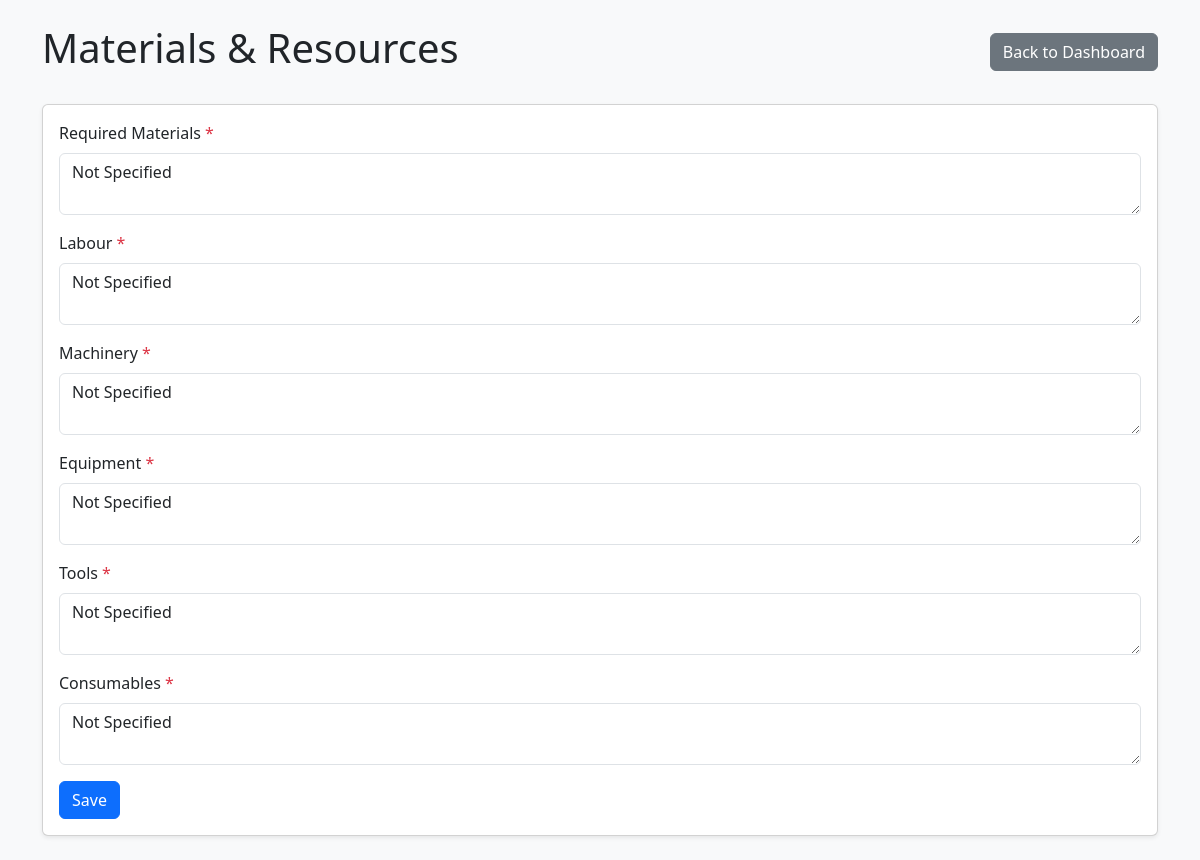
/materials-resources/1/ (signed in), run on an earlier commit of the app's database.
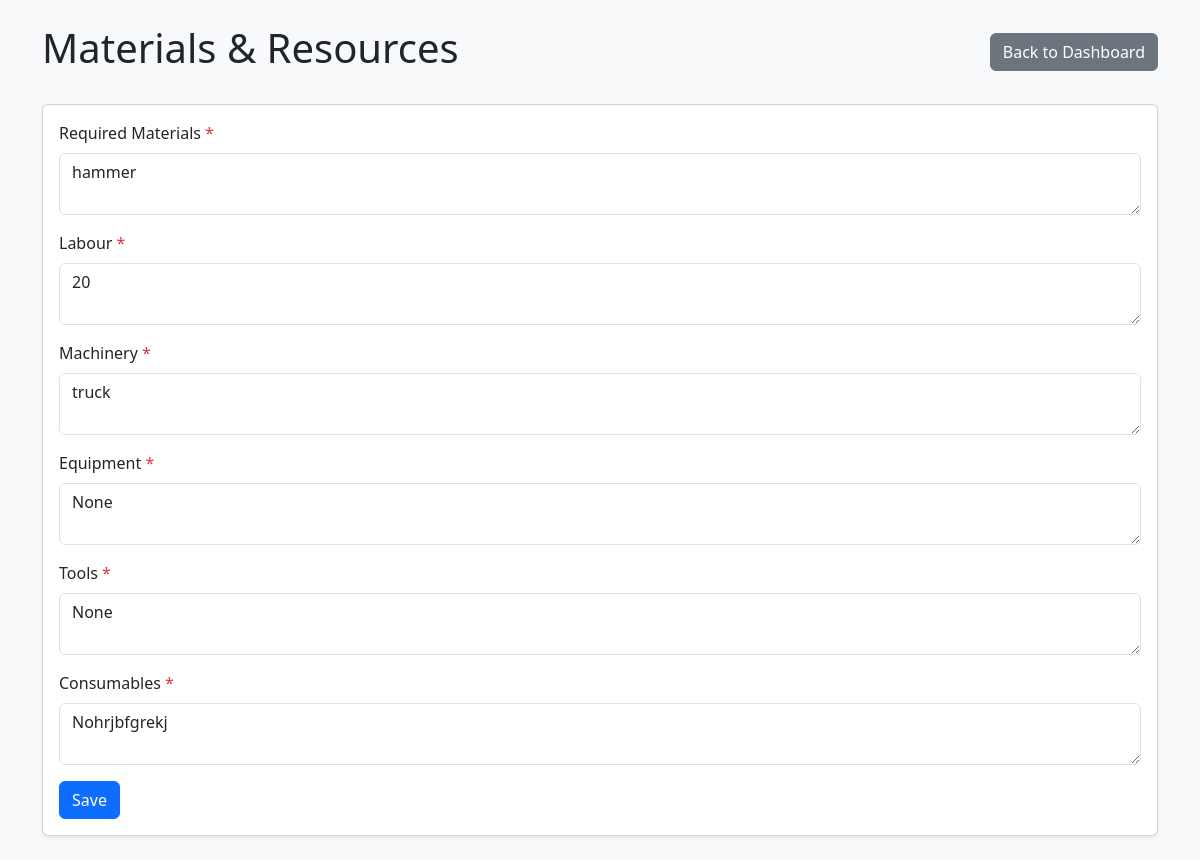
And on a later commit of the database.
### login/models.py (models this page shows, shortened)
class MaterialsAndResources(models.Model):
    project = models.OneToOneField(Project, on_delete=models.CASCADE, primary_key=True)
    required_materials = models.TextField(default="Not Specified")
    labour = models.TextField(default="Not Specified")
    machinery = models.TextField(default="Not Specified")
    equipment = models.TextField(default="Not Specified")
    tools = models.TextField(default="Not Specified")
    consumables = models.TextField(default="Not Specified")

### login/views.py (the view)
# urls.py: path('materials-resources/<str:project_id>/', views.materials_resources_view, name='materials_resources'),
def materials_resources_view(request, project_id):
    if 'userid' not in request.session:
        messages.error(request, 'Please log in to access this page')
        return redirect('new_user_login')
    try:
        user = UserRegistration.objects.get(userid=request.session['userid'])
        if user.group.name == 'Managers':  # Adjust this condition based on how you store user groups
            project = Project.objects.get(project_id=project_id)  # Managers can access any project
        else:
            project = Project.objects.get(
                project_id=project_id,
                user=user
            )
        materials_resources, created = MaterialsAndResources.objects.get_or_create(
            project=project
        )
        if request.method == 'POST':
            form = MaterialsAndResourcesForm(request.POST, instance=materials_resources)
            if form.is_valid():
                form.save()
                messages.success(request, 'Data has been saved successfully!')
                return redirect('materials_resources', project_id=project_id)
        else:
            form = MaterialsAndResourcesForm(instance=materials_resources)
        return render(request, 'material_resources.html', {
            'form': form,
            'project': project
        })
    except UserRegistration.DoesNotExist:
        messages.error(request, 'User not found')
        return redirect('new_user_login')
    except Project.DoesNotExist:
        messages.error(request, 'Project not found or access denied')
        return redirect('portal')

### login/templates/material_resources.html (shortened to what this page needs)
<!DOCTYPE html>
<html lang="en">
<head>
    <link href="https://cdnjs.cloudflare.com/ajax/libs/bootstrap/5.3.2/css/bootstrap.min.css" rel="stylesheet">
</head>
<body class="bg-light">
    <div class="container py-4">
        <div class="row">
            <div class="col-12">
                <div class="d-flex justify-content-between align-items-center mb-4">
                    <h1>Materials & Resources</h1>
                    <a href="{% url 'dashboard' project_id=project.project_id %}" class="btn btn-secondary">Back to Dashboard</a>
                </div>
                <div class="card shadow-sm">
                    <div class="card-body">
                        <form method="post">
                            <div class="mb-3">
                                <label for="{{ form.required_materials.id_for_label }}" class="form-label">Required Materials <span class="text-danger">*</span></label>
                                {{ form.required_materials }}
                            </div>
                            <div class="mb-3">
                                <label for="{{ form.labour.id_for_label }}" class="form-label">Labour <span class="text-danger">*</span></label>
                                {{ form.labour }}
                            </div>
                            <div class="mb-3">
                                <label for="{{ form.machinery.id_for_label }}" class="form-label">Machinery <span class="text-danger">*</span></label>
                                {{ form.machinery }}
                            </div>
                            <div class="mb-3">
                                <label for="{{ form.equipment.id_for_label }}" class="form-label">Equipment <span class="text-danger">*</span></label>
                                {{ form.equipment }}
                            </div>
                            <div class="mb-3">
                                <label for="{{ form.tools.id_for_label }}" class="form-label">Tools <span class="text-danger">*</span></label>
                                {{ form.tools }}
                            </div>
                            <div class="mb-3">
                                <label for="{{ form.consumables.id_for_label }}" class="form-label">Consumables <span class="text-danger">*</span></label>
                                {{ form.consumables }}
                            </div>
                            <button type="submit" class="btn btn-primary">Save</button>
                        </form>
                    </div>
                </div>
            </div>
        </div>
    </div>
</body>
</html>

What changed in the data, as far as the page shows it:
changed MaterialsAndResources: required_materials "Not Specified" → "hammer"; labour "Not Specified" → "20"; machinery "Not Specified" → "truck"; equipment "Not Specified" → "None"; tools "Not Specified" → "None"; consumables "Not Specified" → "Nohrjbfgrekj"
